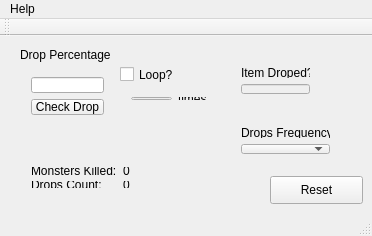
<?xml version="1.0" encoding="UTF-8"?>
<ui version="4.0">
 <class>MainWindow</class>
 <widget class="QMainWindow" name="MainWindow">
  <property name="geometry">
   <rect>
    <x>0</x>
    <y>0</y>
    <width>372</width>
    <height>236</height>
   </rect>
  </property>
  <property name="windowTitle">
   <string>KnightOnline Drop Rate Tester</string>
  </property>
  <property name="windowIcon">
   <iconset resource="mainwindow.qrc">
    <normaloff>:/KODropRateTester/Resources/rate-tester.ico</normaloff>:/KODropRateTester/Resources/rate-tester.ico</iconset>
  </property>
  <property name="autoFillBackground">
   <bool>false</bool>
  </property>
  <property name="locale">
   <locale language="English" country="UnitedStates"/>
  </property>
  <widget class="QWidget" name="centralWidget">
   <widget class="QLabel" name="lblPercent">
    <property name="geometry">
     <rect>
      <x>20</x>
      <y>10</y>
      <width>111</width>
      <height>17</height>
     </rect>
    </property>
    <property name="text">
     <string>Drop Percentage</string>
    </property>
   </widget>
   <widget class="QWidget" name="layoutWidget">
    <property name="geometry">
     <rect>
      <x>20</x>
      <y>30</y>
      <width>95</width>
      <height>60</height>
     </rect>
    </property>
    <layout class="QVBoxLayout" name="vLayoutPercent">
     <item>
      <widget class="QLineEdit" name="tbxPercent"/>
     </item>
     <item>
      <widget class="QPushButton" name="btnCheckDrop">
       <property name="text">
        <string>Check Drop</string>
       </property>
      </widget>
     </item>
    </layout>
   </widget>
   <widget class="QCheckBox" name="chbLoop">
    <property name="geometry">
     <rect>
      <x>120</x>
      <y>30</y>
      <width>71</width>
      <height>17</height>
     </rect>
    </property>
    <property name="text">
     <string>Loop?</string>
    </property>
   </widget>
   <widget class="QWidget" name="layoutWidget">
    <property name="geometry">
     <rect>
      <x>120</x>
      <y>50</y>
      <width>98</width>
      <height>25</height>
     </rect>
    </property>
    <layout class="QHBoxLayout" name="hLayoutLoop">
     <item>
      <widget class="QLineEdit" name="tbxLoopCount">
       <property name="enabled">
        <bool>true</bool>
       </property>
       <property name="maximumSize">
        <size>
         <width>57</width>
         <height>30</height>
        </size>
       </property>
      </widget>
     </item>
     <item>
      <widget class="QLabel" name="lblTimes">
       <property name="enabled">
        <bool>true</bool>
       </property>
       <property name="text">
        <string>times</string>
       </property>
      </widget>
     </item>
    </layout>
   </widget>
   <widget class="QWidget" name="layoutWidget">
    <property name="geometry">
     <rect>
      <x>230</x>
      <y>80</y>
      <width>111</width>
      <height>49</height>
     </rect>
    </property>
    <layout class="QVBoxLayout" name="vLayoutFrequency">
     <item>
      <widget class="QLabel" name="lblDropsFrequeny">
       <property name="text">
        <string>Drops Frequency</string>
       </property>
      </widget>
     </item>
     <item>
      <widget class="QComboBox" name="cbxDrops"/>
     </item>
    </layout>
   </widget>
   <widget class="QWidget" name="layoutWidget">
    <property name="geometry">
     <rect>
      <x>20</x>
      <y>120</y>
      <width>151</width>
      <height>43</height>
     </rect>
    </property>
    <layout class="QGridLayout" name="gLayoutResults">
     <item row="0" column="0">
      <widget class="QLabel" name="lblMonKill">
       <property name="text">
        <string>Monsters Killed:</string>
       </property>
      </widget>
     </item>
     <item row="0" column="1">
      <widget class="QLabel" name="lblMonCount">
       <property name="text">
        <string>0</string>
       </property>
      </widget>
     </item>
     <item row="1" column="0">
      <widget class="QLabel" name="lblDrops">
       <property name="text">
        <string>Drops Count:</string>
       </property>
      </widget>
     </item>
     <item row="1" column="1">
      <widget class="QLabel" name="lblDropCount">
       <property name="text">
        <string>0</string>
       </property>
      </widget>
     </item>
    </layout>
   </widget>
   <widget class="QPushButton" name="btnReset">
    <property name="geometry">
     <rect>
      <x>270</x>
      <y>140</y>
      <width>93</width>
      <height>28</height>
     </rect>
    </property>
    <property name="text">
     <string>Reset</string>
    </property>
   </widget>
   <widget class="QWidget" name="layoutWidget">
    <property name="geometry">
     <rect>
      <x>230</x>
      <y>20</y>
      <width>91</width>
      <height>49</height>
     </rect>
    </property>
    <layout class="QVBoxLayout" name="vLayoutItemDroped">
     <item>
      <widget class="QLabel" name="lblDroped">
       <property name="text">
        <string>Item Droped?</string>
       </property>
      </widget>
     </item>
     <item>
      <widget class="QLineEdit" name="tbxResult">
       <property name="enabled">
        <bool>false</bool>
       </property>
       <property name="alignment">
        <set>Qt::AlignCenter</set>
       </property>
       <property name="readOnly">
        <bool>true</bool>
       </property>
      </widget>
     </item>
    </layout>
   </widget>
   <zorder>layoutWidget</zorder>
   <zorder>lblPercent</zorder>
   <zorder>layoutWidget</zorder>
   <zorder>chbLoop</zorder>
   <zorder>layoutWidget</zorder>
   <zorder>layoutWidget</zorder>
   <zorder>layoutWidget</zorder>
   <zorder>btnReset</zorder>
  </widget>
  <widget class="QMenuBar" name="menuBar">
   <property name="geometry">
    <rect>
     <x>0</x>
     <y>0</y>
     <width>372</width>
     <height>21</height>
    </rect>
   </property>
   <widget class="QMenu" name="menuHelp">
    <property name="title">
     <string>Help</string>
    </property>
    <addaction name="actionAbout"/>
    <addaction name="actionHelp"/>
   </widget>
   <addaction name="menuHelp"/>
  </widget>
  <widget class="QToolBar" name="mainToolBar">
   <attribute name="toolBarArea">
    <enum>TopToolBarArea</enum>
   </attribute>
   <attribute name="toolBarBreak">
    <bool>false</bool>
   </attribute>
  </widget>
  <widget class="QStatusBar" name="statusBar"/>
  <action name="actionAbout">
   <property name="text">
    <string>About</string>
   </property>
  </action>
  <action name="actionHelp">
   <property name="text">
    <string>Few Notes</string>
   </property>
  </action>
 </widget>
 <layoutdefault spacing="6" margin="11"/>
 <tabstops>
  <tabstop>btnCheckDrop</tabstop>
 </tabstops>
 <resources>
  <include location="mainwindow.qrc"/>
 </resources>
 <connections/>
</ui>
